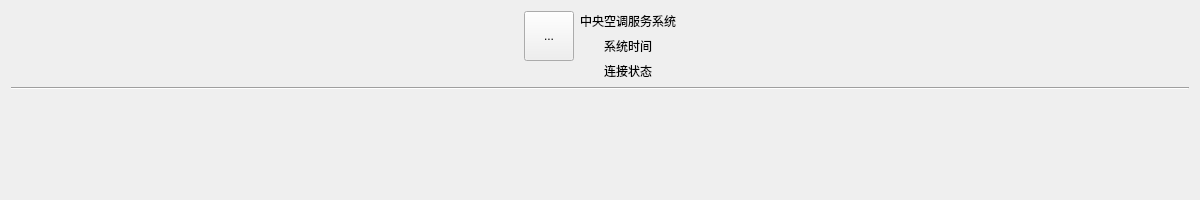
<?xml version="1.0" encoding="UTF-8"?>
<ui version="4.0">
 <class>MainWindow</class>
 <widget class="QMainWindow" name="MainWindow">
  <property name="geometry">
   <rect>
    <x>0</x>
    <y>0</y>
    <width>1200</width>
    <height>200</height>
   </rect>
  </property>
  <property name="minimumSize">
   <size>
    <width>1200</width>
    <height>200</height>
   </size>
  </property>
  <property name="windowTitle">
   <string>MainWindow</string>
  </property>
  <widget class="QWidget" name="centralWidget">
   <property name="sizePolicy">
    <sizepolicy hsizetype="Preferred" vsizetype="Preferred">
     <horstretch>0</horstretch>
     <verstretch>0</verstretch>
    </sizepolicy>
   </property>
   <layout class="QVBoxLayout" name="verticalLayout">
    <item>
     <layout class="QHBoxLayout" name="horizontalLayout">
      <item>
       <spacer name="horizontalSpacer">
        <property name="orientation">
         <enum>Qt::Horizontal</enum>
        </property>
        <property name="sizeHint" stdset="0">
         <size>
          <width>40</width>
          <height>20</height>
         </size>
        </property>
       </spacer>
      </item>
      <item>
       <layout class="QVBoxLayout" name="verticalLayout_3">
        <item>
         <widget class="QToolButton" name="toolButtonPower">
          <property name="minimumSize">
           <size>
            <width>50</width>
            <height>50</height>
           </size>
          </property>
          <property name="maximumSize">
           <size>
            <width>100</width>
            <height>100</height>
           </size>
          </property>
          <property name="toolTip">
           <string>开关</string>
          </property>
          <property name="text">
           <string>...</string>
          </property>
          <property name="checkable">
           <bool>true</bool>
          </property>
          <property name="checked">
           <bool>false</bool>
          </property>
          <property name="popupMode">
           <enum>QToolButton::InstantPopup</enum>
          </property>
         </widget>
        </item>
        <item>
         <widget class="QLabel" name="labelArrowDown">
          <property name="maximumSize">
           <size>
            <width>16777215</width>
            <height>20</height>
           </size>
          </property>
          <property name="text">
           <string/>
          </property>
          <property name="alignment">
           <set>Qt::AlignCenter</set>
          </property>
         </widget>
        </item>
       </layout>
      </item>
      <item>
       <layout class="QVBoxLayout" name="verticalLayout_2">
        <item>
         <widget class="QLabel" name="labelTitle">
          <property name="sizePolicy">
           <sizepolicy hsizetype="Preferred" vsizetype="Fixed">
            <horstretch>0</horstretch>
            <verstretch>0</verstretch>
           </sizepolicy>
          </property>
          <property name="text">
           <string>中央空调服务系统</string>
          </property>
          <property name="alignment">
           <set>Qt::AlignCenter</set>
          </property>
         </widget>
        </item>
        <item>
         <widget class="QLabel" name="labelSysTime">
          <property name="sizePolicy">
           <sizepolicy hsizetype="Preferred" vsizetype="Fixed">
            <horstretch>0</horstretch>
            <verstretch>0</verstretch>
           </sizepolicy>
          </property>
          <property name="text">
           <string>系统时间</string>
          </property>
          <property name="alignment">
           <set>Qt::AlignCenter</set>
          </property>
         </widget>
        </item>
        <item>
         <widget class="QLabel" name="labelConnState">
          <property name="sizePolicy">
           <sizepolicy hsizetype="Preferred" vsizetype="Fixed">
            <horstretch>0</horstretch>
            <verstretch>0</verstretch>
           </sizepolicy>
          </property>
          <property name="text">
           <string>连接状态</string>
          </property>
          <property name="alignment">
           <set>Qt::AlignCenter</set>
          </property>
         </widget>
        </item>
       </layout>
      </item>
      <item>
       <spacer name="horizontalSpacer_2">
        <property name="orientation">
         <enum>Qt::Horizontal</enum>
        </property>
        <property name="sizeHint" stdset="0">
         <size>
          <width>40</width>
          <height>20</height>
         </size>
        </property>
       </spacer>
      </item>
     </layout>
    </item>
    <item>
     <widget class="Line" name="line">
      <property name="orientation">
       <enum>Qt::Horizontal</enum>
      </property>
     </widget>
    </item>
    <item>
     <widget class="PanelWidget" name="clientPanel" native="true"/>
    </item>
   </layout>
  </widget>
 </widget>
 <layoutdefault spacing="6" margin="11"/>
 <customwidgets>
  <customwidget>
   <class>PanelWidget</class>
   <extends>QWidget</extends>
   <header location="global">panelwidget.h</header>
   <container>1</container>
  </customwidget>
 </customwidgets>
 <resources/>
 <connections/>
</ui>
